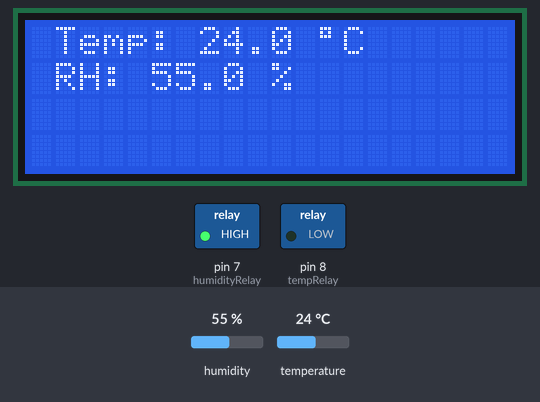
A sketch run on a simulated Arduino Uno, built with avr-gcc and run on an emulated ATmega328P. Shown: 20×4 character LCD, switched loads named in the sketch (green lamp = pin HIGH). The inputs (shaded band) are chosen by the test bench; at power-on: temperature 24 °C, humidity 55 %. The local clock reads 2024-03-15 10:24:30 at power-on unless the sketch sets it.

Above: at 1.3 s.
1.4 s: temperature set to 29.6 °C
At 5.9 s:
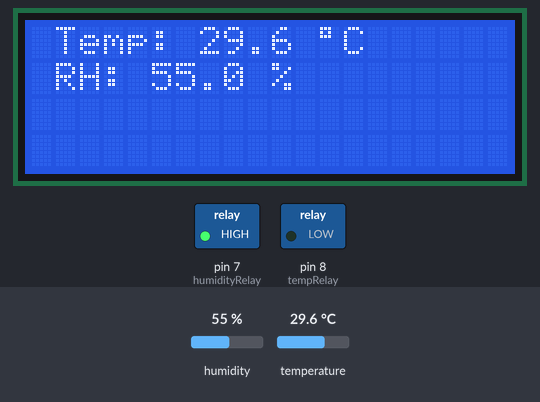
7.4 s: temperature set to 30.9 °C
At 11.6 s:
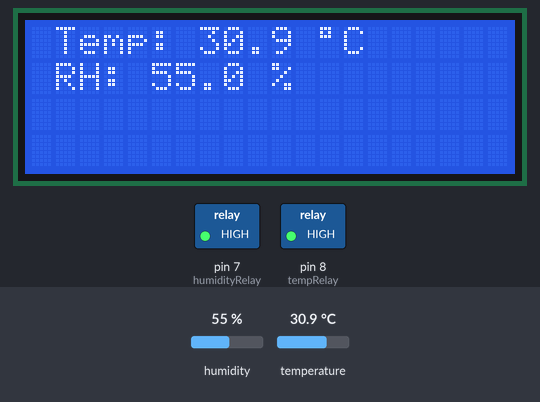
13.4 s: humidity set to 84 %
At 16.1 s:
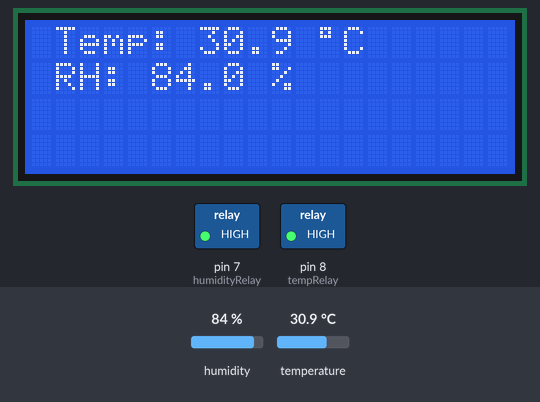
19.4 s: humidity set to 87 %
At 21.8 s:
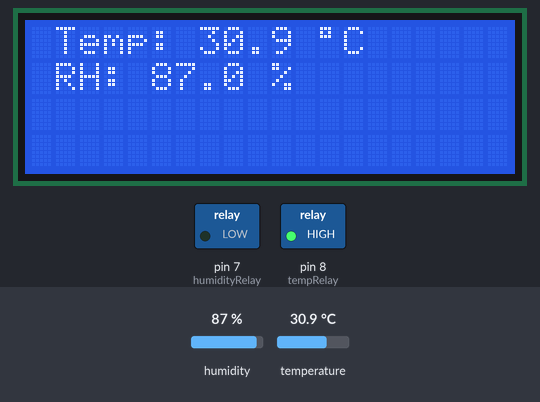
Timing chart, 0 to 23.3 s (numbered marks = the images above; inputs shaded):
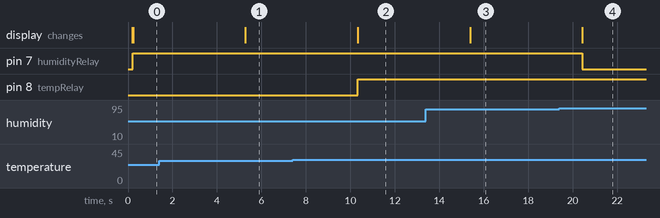

Measured:
- the behaviour switches between 30 and 30.1 °C on temperature (found by bisection; images 1 and 2)
- the behaviour switches between 85 and 86 % on humidity (found by bisection; images 3 and 4)
- after the input at 1.4 s, the display: changes after 3.9 s (image 1)
- after the input at 7.4 s, pin 8 (tempRelay): LOW → HIGH after 2.9 s; the display: changes after 2.9 s (image 2)
- after the input at 13.4 s, the display: changes after 2.0 s (image 3)
- after the input at 19.4 s, pin 7 (humidityRelay): HIGH → LOW after 1.0 s; the display: changes after 1.0 s (image 4)

The sketch:

Terrarium_Control_System_Program.ino
```cpp
/* ##################### Temp and Humidity Relay System for Terrerium #########################
############################ Written By Matthew Paddock 3/28/2020 ###########################*/
// System uses SHT20 sensor to measure humidity and temperature and maintain them in a specific range
// Using 2 120 V relays. A RTC is used to "spray" plants daily with fresh water and "refresh" air
// (RH [70-85+%]
// (T [up to 35 C])


//#### WIRING ####

// SHT20 I2C TEMPERATURE & HUMIDITY SENSOR (WATERPROOF PROBE)
// RobotShop # RB-Dfr-768
// RED to 3.3V
// GREEN to GND
// BLACK to A5
// WHITE to A4

// I2C SERIAL LCD SCREEN
// SunFounder # B019K5X53O
// SCL to A5
// SDA to A4
// GND to GND
// VCC to 5V

// 4 CHANNEL 5V 10A RELAY
// RobotShop # RB-Elf-156
// VCC to 5V
// GND to GND
// IN 1 N/C
// IN 2 N/C
// IN 3 to pin 7
// IN 4 to pin 8

// HUMIDIFIER RELAY
// COM to 120V AC from Wall (White wire)
// NO to 120V AC on Humidifier (White Wire)
// GND to GND (Black)

// FAN RELAY
// COM to 120V AC from Wall (White wire)
// NO to 120V AC on Humidifier (White Wire)
// GND to GND (Black)
// Plug in appropiate adapter to convert voltage to appropiate input for cooling fan.

// DATALOGGER BOARD WITH RTC
// RobotDyne # B072Q1584B
// Place on top of Arduino Uno

// SCREW TERMINAL SHIELD
// RobotDyn # B071JK13DP
// Place on top of Datalogger Board. Only need to use Analog side to connect SHT20 Probe to.


//#### DEPENDENCIES ####

#include <Wire.h>

// SHT20
#include "DFRobot_SHT20.h"

// Datalogger Board
// #include "SD.h"                                      // Not using SD card function
#include "RTClib.h"

// I2C Screen
#include <LiquidCrystal_I2C.h>


//#### SETUP ####

// SHT 20
DFRobot_SHT20    sht20;                                 // Define SHT20

// I2C Screen
LiquidCrystal_I2C lcd(0x27,20,4);                       // set the LCD address to 0x27 for a 16 chars and 2 line display

// Datalogger
  // RTC
RTC_DS1307 RTC;                                         // Define RTC
int hourOn = 8;                                         // Hour to turn on relay
int minOn = 0;                                          // Hour to turn on relay
int hourOff = hourOn;                                   // Turn relay off at same hour as on
int minOff = 8;                                         // Hour to turn off

  // Set when to turn on
const int onHour = 10;                                  // Turn on at 10 AM
const int onMin = 0;                                    // Start at the start of the hour
  // Set when to turn on
const int offMin = 1;                                    // Run for 1 minute if use onHour as offHour

// Relays
int humidityRelay = 7;
int tempRelay = 8;

void setup() {
  // Run system to set up RTC, SHT20, LCD Screen, and set Relay Pins
  Serial.begin(9600);

  //#### Datalogger RTC ####
  RTC.adjust(DateTime(2020,03,28,13,13,0)); // Set time manually ONCE as above

  //#### SHT20 ####
  sht20.initSHT20();                                  // Init SHT20 Sensor
  delay(100);
  sht20.checkSHT20();                                 // Check SHT20 Sensor

  //#### I2C LCD SCREEN VOID SETUP ####
  lcd.init();                                         // Initialize LCD

  // Format Screen
  lcd.backlight();                                     // Fill Screen with contant variables
  lcd.setCursor(1,0);
  lcd.print("Temp: ");
  lcd.setCursor(12,0);
  lcd.print((char)223);
  lcd.setCursor(13,0);
  lcd.print("C");
  lcd.setCursor(1,1);
  lcd.print("RH: ");
  lcd.setCursor(10,1);
  lcd.print("%");

  //#### DATALOGGER VOID SETUP ####
  RTC.begin();                                        // initialize RTC 24H format

  //## RELAY VOID SETUP ####
  pinMode(humidityRelay, OUTPUT);                   // Set relay pins as output
  pinMode(tempRelay, OUTPUT);
  digitalWrite(humidityRelay, LOW);                 // Turn relays off initially
  digitalWrite(tempRelay, LOW);
}

void loop() {
  // Collect Humidity and Temperature every 5 seconds and display on LCD. Run series of conditions to control
  // relay to turn on humidifier to increase humidity and fan to decrease temperature. Condition in place to
  // turn humidifier on if temperature goes about 32 C

  //##### SHT 20 ####                               // Read the humidity and temperature
  float RH = sht20.readHumidity();
  float Temp = sht20.readTemperature();

  DateTime now = RTC.now();


  //#### HUMIDITY CONTROL SYSTEM ####
  if(RH <70){                                       // Turn on for RH less than 60%
        digitalWrite(humidityRelay,HIGH);
            }

    else if(RH >85) {                               // Turn off for RH greater than 80%
        digitalWrite(humidityRelay,LOW);
            }

    else if(now.hour() == hourOn && now.minute() == minOn){     // Turn on daily even if the humidity isnt less than 70
        digitalWrite(humidityRelay,HIGH);
        digitalWrite(tempRelay,HIGH);
            }

    else if(now.hour() == hourOff && now.minute() == minOff){    // Turn off after 1 minute of running.
        digitalWrite(humidityRelay,LOW);
        digitalWrite(tempRelay,LOW);
            }


  //#### TEMPERATURE CONTROL SYSTEM ####
  if(Temp > 30){                                    // Turn on fan for temperatures greater than 30C
        digitalWrite(tempRelay,HIGH);
            }

      else if(Temp > 34){
        digitalWrite(tempRelay,HIGH);
        digitalWrite(humidityRelay,HIGH);          // Turn on humidity if temperature reaches 35C
            }


    //#### I2C LED SCREEN VOID LOOP ####
    lcd.setCursor(7,0);                            // Display Temperature and Humidity on LCD Screen
    lcd.print(Temp,1);
    lcd.setCursor(5,1);
    lcd.print(RH,1);


//    Serial.print(" T:");                            // Serial Print the Temperature and Humidity to check outputs
//    Serial.print(Temp, 1);
//    Serial.print("C");
//    Serial.print(" RH:");
//    Serial.print(RH, 1);
//    Serial.print("%");
//    Serial.println();

    delay(5000);;                                // Time delay between Loop
        }
```
